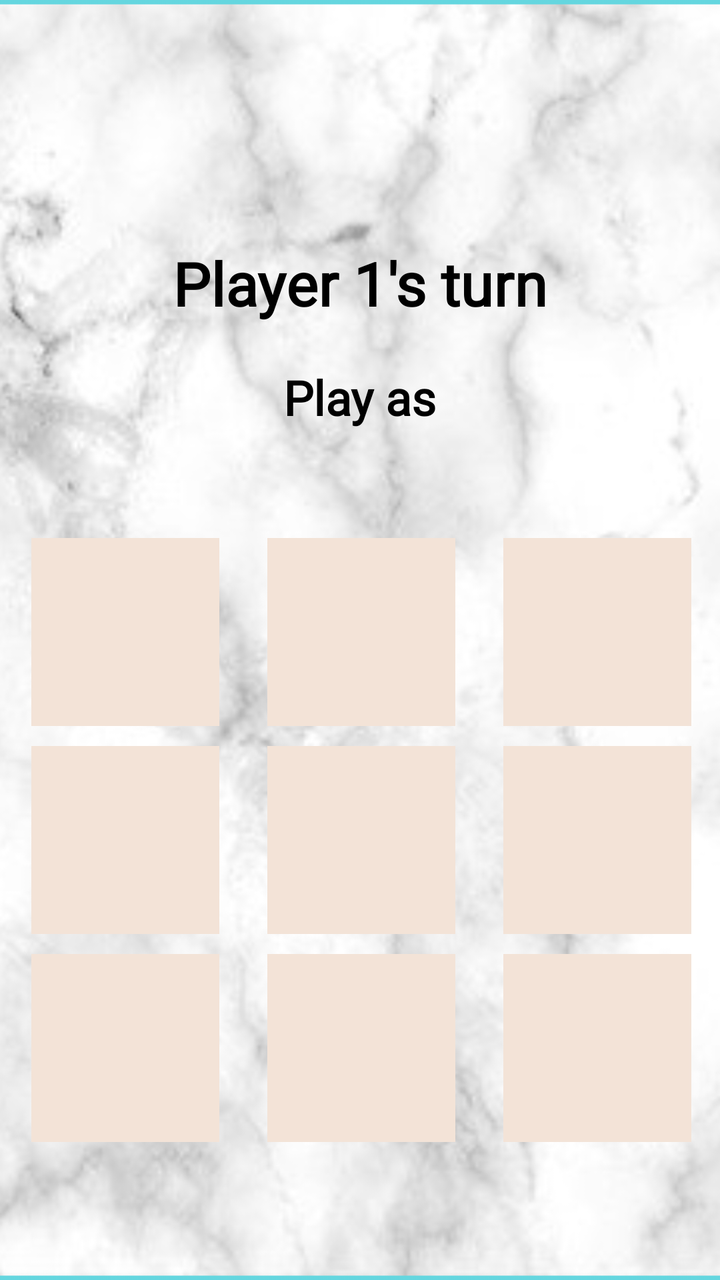
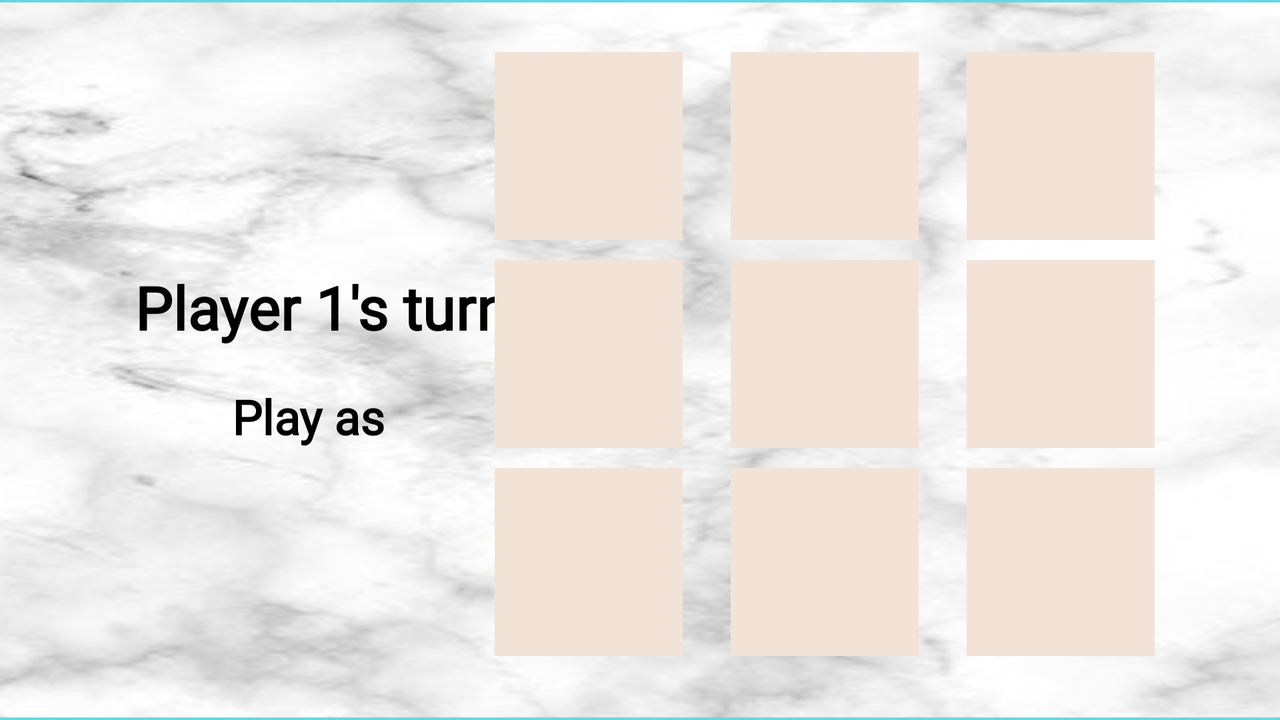

Compare how this app lays out the same screen by default and in its alternative resource folder. The renders come first, then the two layout files and the values they reference.
<!-- AndroidManifest.xml: application theme AppTheme -->
<!-- res/layout/random_tic_tac_toe_gameplay.xml -->
<?xml version="1.0" encoding="utf-8"?>
<androidx.constraintlayout.widget.ConstraintLayout xmlns:android="http://schemas.android.com/apk/res/android"
    xmlns:app="http://schemas.android.com/apk/res-auto"
    xmlns:tools="http://schemas.android.com/tools"
    android:background="@drawable/gameplay_background"
    android:layout_width="match_parent"
    android:layout_height="match_parent"
    tools:context=".GameplayActivity">

    <TextView
        android:id="@+id/turn_text_view"
        android:text="Player 1's turn"
        app:layout_constraintBottom_toTopOf="@+id/tableLayout"
        app:layout_constraintEnd_toEndOf="parent"
        app:layout_constraintStart_toStartOf="parent"
        app:layout_constraintTop_toTopOf="parent"
        style="@style/turn_text_view" />

    <TextView
        android:id="@+id/play_as_text_view"
        android:layout_width="wrap_content"
        android:layout_height="wrap_content"
        android:layout_marginBottom="24dp"
        android:fontFamily="@font/alegreya_sans_light"
        android:text="@string/play_as"
        android:textColor="#000000"
        android:textSize="24sp"
        android:textStyle="bold"
        app:layout_constraintBottom_toTopOf="@+id/tableLayout"
        app:layout_constraintEnd_toEndOf="parent"
        app:layout_constraintStart_toStartOf="parent"
        app:layout_constraintTop_toBottomOf="@id/turn_text_view" />

    <TableLayout
        android:id="@+id/tableLayout"
        android:layout_width="353dp"
        android:layout_height="328dp"
        app:layout_constraintBottom_toBottomOf="parent"
        app:layout_constraintEnd_toEndOf="parent"
        app:layout_constraintStart_toStartOf="parent"
        app:layout_constraintTop_toTopOf="parent"
        app:layout_constraintVertical_bias="0.83">

        <TableRow
            android:layout_width="match_parent"
            android:layout_height="match_parent">

            <ImageButton
                android:id="@+id/row0col0"
                android:layout_height="wrap_content"
                android:backgroundTint="#00FFFFFF"
                android:tint="#00202224"
                app:srcCompat="@drawable/blank_board_piece" />

            <ImageButton
                android:id="@+id/row0col1"
                android:layout_width="wrap_content"
                android:layout_height="match_parent"
                android:backgroundTint="#00FFFFFF"
                app:srcCompat="@drawable/blank_board_piece" />

            <ImageButton
                android:id="@+id/row0col2"
                android:layout_width="wrap_content"
                android:layout_height="match_parent"
                android:backgroundTint="#00FFFFFF"
                app:srcCompat="@drawable/blank_board_piece" />

        </TableRow>

        <TableRow
            android:layout_width="match_parent"
            android:layout_height="match_parent">

            <ImageButton
                android:id="@+id/row1col0"
                android:layout_width="94dp"
                android:layout_height="94dp"
                android:backgroundTint="#00FFFFFF"
                app:srcCompat="@drawable/blank_board_piece" />

            <ImageButton
                android:id="@+id/row1col1"
                android:layout_width="wrap_content"
                android:layout_height="match_parent"
                android:backgroundTint="#00FFFFFF"
                app:srcCompat="@drawable/blank_board_piece" />

            <ImageButton
                android:id="@+id/row1col2"
                android:layout_width="wrap_content"
                android:layout_height="match_parent"
                android:backgroundTint="#00FFFFFF"
                app:srcCompat="@drawable/blank_board_piece" />

        </TableRow>

        <TableRow
            android:layout_width="match_parent"
            android:layout_height="match_parent">

            <ImageButton
                android:id="@+id/row2col0"
                android:layout_width="wrap_content"
                android:layout_height="match_parent"
                android:backgroundTint="#00FFFFFF"
                app:srcCompat="@drawable/blank_board_piece" />

            <ImageButton
                android:id="@+id/row2col1"
                android:layout_width="wrap_content"
                android:layout_height="match_parent"
                android:backgroundTint="#00FFFFFF"
                app:srcCompat="@drawable/blank_board_piece" />

            <ImageButton
                android:id="@+id/row2col2"
                android:layout_width="wrap_content"
                android:layout_height="match_parent"
                android:backgroundTint="#00FFFFFF"
                app:srcCompat="@drawable/blank_board_piece" />

        </TableRow>

        <TableRow
            android:layout_width="match_parent"
            android:layout_height="match_parent" />

        <TableRow
            android:layout_width="match_parent"
            android:layout_height="match_parent" />

        <TableRow
            android:layout_width="wrap_content"
            android:layout_height="wrap_content" />
    </TableLayout>

</androidx.constraintlayout.widget.ConstraintLayout>
<!-- resources referenced by this layout -->
<resources>
  <!-- drawable blank_board_piece: png bitmap (drawable, 4079 bytes) -->
  <!-- drawable gameplay_background: png bitmap (drawable, 458934 bytes) -->
  <string name="play_as">Play as</string>
  <style name="turn_text_view">
          <item name="android:layout_width">wrap_content</item>
          <item name="android:layout_height">wrap_content</item>
          <item name="android:layout_marginTop">24dp</item>
          <item name="android:fontFamily">@font/alegreya_sans_light</item>
          <item name="android:textColor">#000000</item>
          <item name="android:textSize">30sp</item>
          <item name="android:textStyle">bold</item>
      </style>
  <style name="AppTheme" parent="Theme.AppCompat.Light.DarkActionBar">
          
          <item name="colorPrimary">@color/colorPrimary</item>
          <item name="colorPrimaryDark">@color/colorPrimaryDark</item>
          <item name="colorAccent">@color/colorAccent</item>
      </style>
  <color name="colorPrimary">#180526</color>
  <color name="colorPrimaryDark">#26050f</color>
  <color name="colorAccent">#D81B60</color>
</resources>
<!-- res/layout-land/random_tic_tac_toe_gameplay.xml (the repository's variant of the layout above) -->
<!-- drawn on the phone turned sideways -->
<?xml version="1.0" encoding="utf-8"?>
<androidx.constraintlayout.widget.ConstraintLayout xmlns:android="http://schemas.android.com/apk/res/android"
    xmlns:app="http://schemas.android.com/apk/res-auto"
    xmlns:tools="http://schemas.android.com/tools"
    android:background="@drawable/gameplay_background"
    android:layout_width="match_parent"
    android:layout_height="match_parent"
    tools:context=".GameplayActivity">

    <TextView
        android:id="@+id/turn_text_view"
        style="@style/turn_text_view"
        android:text="Player 1's turn"
        app:layout_constraintBottom_toBottomOf="parent"
        app:layout_constraintEnd_toEndOf="parent"
        app:layout_constraintHorizontal_bias="0.149"
        app:layout_constraintStart_toStartOf="parent"
        app:layout_constraintTop_toTopOf="parent"
        app:layout_constraintVertical_bias="0.37" />

    <TextView
        android:id="@+id/play_as_text_view"
        android:layout_width="wrap_content"
        android:layout_height="wrap_content"
        android:fontFamily="@font/alegreya_sans_light"
        android:text="@string/play_as"
        android:textColor="#000000"
        android:textSize="24sp"
        android:textStyle="bold"
        app:layout_constraintBottom_toBottomOf="parent"
        app:layout_constraintEnd_toEndOf="parent"
        app:layout_constraintHorizontal_bias="0.206"
        app:layout_constraintStart_toStartOf="parent"
        app:layout_constraintTop_toBottomOf="@+id/turn_text_view"
        app:layout_constraintVertical_bias="0.120000005" />

    <TableLayout
        android:id="@+id/tableLayout"
        android:layout_width="353dp"
        android:layout_height="328dp"
        app:layout_constraintBottom_toBottomOf="parent"
        app:layout_constraintEnd_toEndOf="parent"
        app:layout_constraintHorizontal_bias="0.82"
        app:layout_constraintStart_toStartOf="parent"
        app:layout_constraintTop_toTopOf="parent">

        <TableRow
            android:layout_width="match_parent"
            android:layout_height="match_parent">

            <ImageButton
                android:id="@+id/row0col0"
                android:layout_height="wrap_content"
                android:backgroundTint="#00FFFFFF"
                android:tint="#00202224"
                app:srcCompat="@drawable/blank_board_piece" />

            <ImageButton
                android:id="@+id/row0col1"
                android:layout_width="wrap_content"
                android:layout_height="match_parent"
                android:backgroundTint="#00FFFFFF"
                app:srcCompat="@drawable/blank_board_piece" />

            <ImageButton
                android:id="@+id/row0col2"
                android:layout_width="wrap_content"
                android:layout_height="match_parent"
                android:backgroundTint="#00FFFFFF"
                app:srcCompat="@drawable/blank_board_piece" />

        </TableRow>

        <TableRow
            android:layout_width="match_parent"
            android:layout_height="match_parent">

            <ImageButton
                android:id="@+id/row1col0"
                android:layout_width="94dp"
                android:layout_height="94dp"
                android:backgroundTint="#00FFFFFF"
                app:srcCompat="@drawable/blank_board_piece" />

            <ImageButton
                android:id="@+id/row1col1"
                android:layout_width="wrap_content"
                android:layout_height="match_parent"
                android:backgroundTint="#00FFFFFF"
                app:srcCompat="@drawable/blank_board_piece" />

            <ImageButton
                android:id="@+id/row1col2"
                android:layout_width="wrap_content"
                android:layout_height="match_parent"
                android:backgroundTint="#00FFFFFF"
                app:srcCompat="@drawable/blank_board_piece" />

        </TableRow>

        <TableRow
            android:layout_width="match_parent"
            android:layout_height="match_parent">

            <ImageButton
                android:id="@+id/row2col0"
                android:layout_width="wrap_content"
                android:layout_height="match_parent"
                android:backgroundTint="#00FFFFFF"
                app:srcCompat="@drawable/blank_board_piece" />

            <ImageButton
                android:id="@+id/row2col1"
                android:layout_width="wrap_content"
                android:layout_height="match_parent"
                android:backgroundTint="#00FFFFFF"
                app:srcCompat="@drawable/blank_board_piece" />

            <ImageButton
                android:id="@+id/row2col2"
                android:layout_width="wrap_content"
                android:layout_height="match_parent"
                android:backgroundTint="#00FFFFFF"
                app:srcCompat="@drawable/blank_board_piece" />

        </TableRow>

        <TableRow
            android:layout_width="match_parent"
            android:layout_height="match_parent" />

        <TableRow
            android:layout_width="match_parent"
            android:layout_height="match_parent" />

        <TableRow
            android:layout_width="wrap_content"
            android:layout_height="wrap_content" />
    </TableLayout>

</androidx.constraintlayout.widget.ConstraintLayout>
